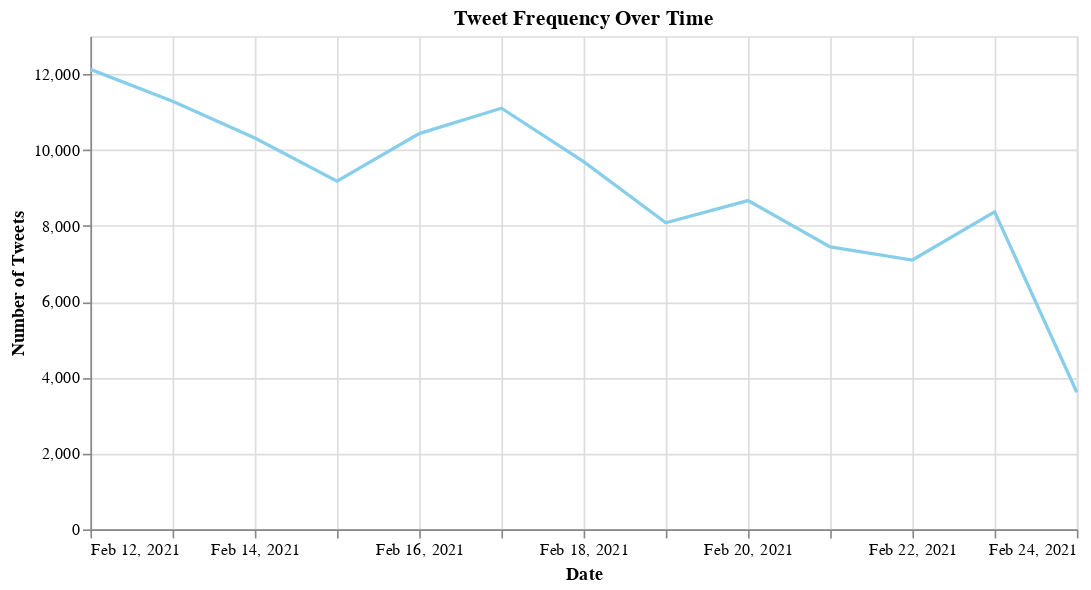

Notebook code cell kept with this figure:
### Code cell
# Convert date to datetime
df['date'] = pd.to_datetime(df['date'])

# Create line chart for tweet frequency over time
time_series_chart = alt.Chart(df).mark_line(color='skyblue').encode(
    alt.X('yearmonthdate(date):T', title='Date'),
    alt.Y('count()', title='Number of Tweets')
).properties(
    title='Tweet Frequency Over Time',
    width=600
)

time_series_chart

### Figure 1 — Vega specification as saved in the notebook (floating-point values rounded to 4 significant figures)
{"$schema": "https://vega.github.io/schema/vega/v5.json", "data": [{"name": "source_0", "values": [{"__count": 3614, "yearmonthdate_date": "2021-02-24T00:00:00.000"}, {"__count": 8368, "yearmonthdate_date": "2021-02-23T00:00:00.000"}, {"__count": 7099, "yearmonthdate_date": "2021-02-22T00:00:00.000"}, {"__count": 7447, "yearmonthdate_date": "2021-02-21T00:00:00.000"}, {"__count": 8667, "yearmonthdate_date": "2021-02-20T00:00:00.000"}, {"__count": 8082, "yearmonthdate_date": "2021-02-19T00:00:00.000"}, {"__count": 9691, "yearmonthdate_date": "2021-02-18T00:00:00.000"}, {"__count": 11102, "yearmonthdate_date": "2021-02-17T00:00:00.000"}, {"__count": 10432, "yearmonthdate_date": "2021-02-16T00:00:00.000"}, {"__count": 9178, "yearmonthdate_date": "2021-02-15T00:00:00.000"}, {"__count": 10314, "yearmonthdate_date": "2021-02-14T00:00:00.000"}, {"__count": 11287, "yearmonthdate_date": "2021-02-13T00:00:00.000"}, {"__count": 12124, "yearmonthdate_date": "2021-02-12T00:00:00.000"}], "transform": [{"type": "formula", "expr": "toDate(datum['yearmonthdate_date'])", "as": "yearmonthdate_date"}]}, {"name": "source_0_y_domain___count", "values": [{"min": 3614, "max": 12124}]}], "marks": [{"type": "line", "name": "marks", "from": {"data": "source_0"}, "sort": {"field": "x"}, "encode": {"update": {"defined": {"signal": "isValid(datum[\"yearmonthdate_date\"]) && isFinite(+datum[\"yearmonthdate_date\"])"}, "y": {"field": "__count", "scale": "y"}, "stroke": {"value": "skyblue"}, "x": {"field": "yearmonthdate_date", "scale": "x"}}}, "style": ["line"]}], "scales": [{"name": "x", "type": "time", "domain": {"data": "source_0", "field": "yearmonthdate_date"}, "range": [0, {"signal": "width"}]}, {"name": "y", "type": "linear", "domain": [{"signal": "(data(\"source_0_y_domain___count\")[0] || {}).min"}, {"signal": "(data(\"source_0_y_domain___count\")[0] || {}).max"}], "range": [{"signal": "height"}, 0], "zero": true, "nice": true}], "axes": [{"scale": "x", "tickCount": {"signal": "ceil(width/40)"}, "gridScale": "y", "domain": false, "orient": "bottom", "tickMinStep": {"signal": "datetime(2001, 0, 2, 0, 0, 0, 0) - datetime(2001, 0, 1, 0, 0, 0, 0)"}, "labels": false, "minExtent": 0, "ticks": false, "zindex": 0, "aria": false, "grid": true, "maxExtent": 0}, {"scale": "y", "zindex": 0, "grid": true, "minExtent": 0, "aria": false, "domain": false, "gridScale": "x", "ticks": false, "orient": "left", "labels": false, "tickCount": {"signal": "ceil(height/40)"}, "maxExtent": 0}, {"scale": "x", "format": {"signal": "timeUnitSpecifier([\"year\",\"month\",\"date\"], {\"year-month\":\"%b %Y \",\"year-month-date\":\"%b %d, %Y \"})"}, "labelOverlap": true, "zindex": 0, "orient": "bottom", "grid": false, "tickMinStep": {"signal": "datetime(2001, 0, 2, 0, 0, 0, 0) - datetime(2001, 0, 1, 0, 0, 0, 0)"}, "title": "Date", "tickCount": {"signal": "ceil(width/40)"}, "labelFlush": true}, {"scale": "y", "title": "Number of Tweets", "zindex": 0, "orient": "left", "labelOverlap": true, "tickCount": {"signal": "ceil(height/40)"}, "grid": false}], "title": {"text": "Tweet Frequency Over Time", "frame": "group"}, "background": "white", "padding": 5, "height": 300, "style": "cell", "width": 600}
